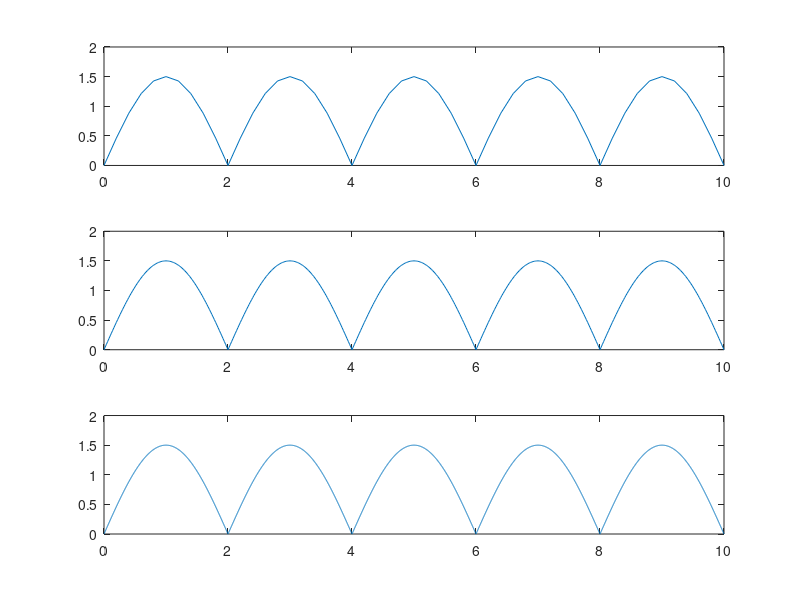

MATLAB code for this plot:
T=10;

%T0 e perioada si f0 e frecventa
T0=4;
f0=1/T0;

t1=0:0.2:10;
t2=0:0.02:10;
t3=0:0.002:10;
sig1=1.5*sin(2*pi*f0*t1);
for (i=1:length(sig1))
if (sig1(i)<0)
sig1(i)=-sig1(i);
end
end
sig2=1.5*sin(2*pi*f0*t2);
for (i=1:length(sig2))
if (sig2(i)<0)
sig2(i)=-sig2(i);
end
end
sig3=1.5*sin(2*pi*f0*t3);
for (i=1:length(sig3))
if (sig3(i)<0)
sig3(i)=-sig3(i);
end
end
%transformam valorile negative in valori pozitive
subplot(3,1,1)
plot(t1,sig1)
subplot(3,1,2)
plot(t2,sig2)
subplot(3,1,3)
plot(t3,sig3)